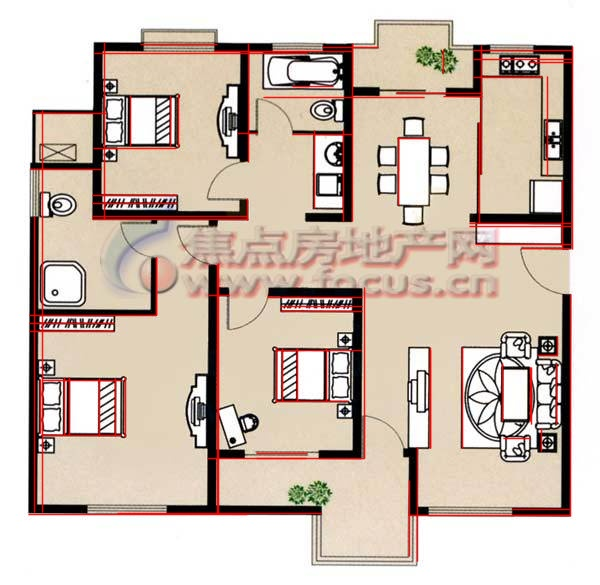
//> input picture 识别/3.jpg, 600 x 585 px, given in place of 4.jpg, which was not available
$ ./test1   (built with g++ and OpenCV 4)
//> lines starting //> are read from the running program, lines starting //| are printed output that depends on the picture; after the words box and inside, x2 and y2 are one past the last pixel; in counts of white or black regions, pixels touching at a corner belong together; pictures that were not available may be replaced by others from this repository, and a replacement may not be noted
/* This is a standalone program. Pass an image name as a first parameter of the program.

   Switch between standard and probabilistic Hough transform by changing "#if 1" to "#if 0" and back */

#include <cv.h>

#include <highgui.h>

#include <math.h>

#include<iostream>


int main(int argc, char** argv)

{

    //const char* filename = argc >= 2 ? argv[1] : "pic1.png";

    IplImage* src = cvLoadImage( "E:\\terry\\4.jpg", 0);
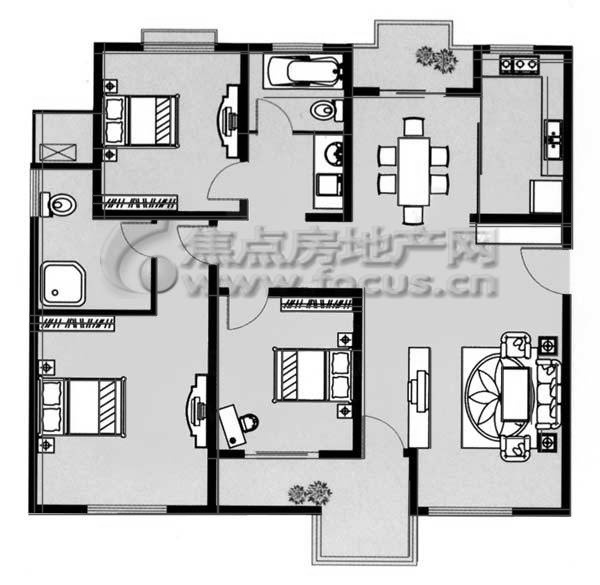
//> src: 585 rows x 600 cols, CV_8UC1; min 0, max 255, mean 195.9

    IplImage* dst;

    IplImage* color_dst;

    CvMemStorage* storage = cvCreateMemStorage(0);

    CvSeq* lines = 0;

    int i;


    if( !src )

        return -1;


    dst = cvCreateImage( cvGetSize(src), 8, 1 );

    color_dst = cvCreateImage( cvGetSize(src), 8, 3 );


    cvCanny( src, dst, 50, 200, 3 );
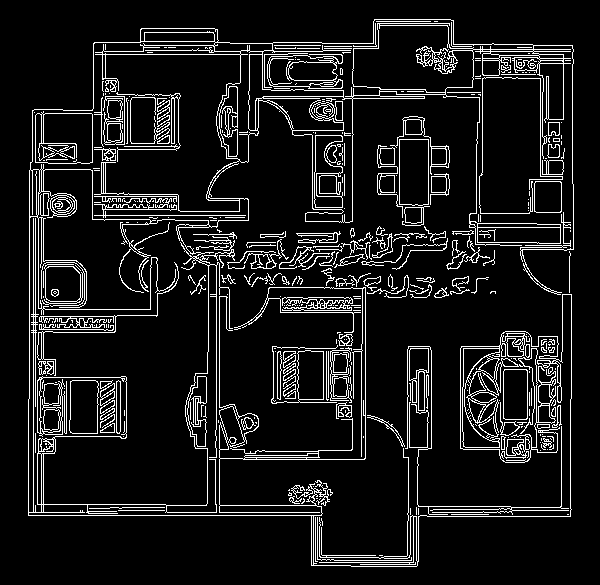
//> dst: 585 rows x 600 cols, CV_8UC1; 9.8% white in thin lines or dots, all inside (x1, y1, x2, y2) = (28, 19, 574, 567)

    cvCvtColor( dst, color_dst, CV_GRAY2BGR );

#if 0

    lines = cvHoughLines2( dst, storage, CV_HOUGH_STANDARD, 1, CV_PI/180, 100, 0, 0 );


    for( i = 0; i < MIN(lines->total,100); i++ )

    {

        float* line = (float*)cvGetSeqElem(lines,i);

        float rho = line[0];

        float theta = line[1];

        CvPoint pt1, pt2;

        double a = cos(theta), b = sin(theta);

        double x0 = a*rho, y0 = b*rho;

        pt1.x = cvRound(x0 + 1000*(-b));

        pt1.y = cvRound(y0 + 1000*(a));

        pt2.x = cvRound(x0 - 1000*(-b));

        pt2.y = cvRound(y0 - 1000*(a));

        cvLine( color_dst, pt1, pt2, CV_RGB(255,0,0), 3, CV_AA, 0 );

    }

#else

    lines = cvHoughLines2( dst, storage, CV_HOUGH_PROBABILISTIC, 1, CV_PI/180, 20, 10, 8 );
//> lines = 1317 items

    for( i = 0; i < lines->total; i++ )

    {

        CvPoint* line = (CvPoint*)cvGetSeqElem(lines,i);

        cvLine( color_dst, line[0], line[1], CV_RGB(255,0,0), 3, CV_AA, 0 );

		cout<<"Line"<<i<<":"<<endl;
//> (this line was passed over: cout is not available in this run)
		cout<<"x1:"<<line[0].x<<"  "<<"y1:"<<line[0].y<<endl;
//> (this line was passed over: cout is not available in this run)
		cout<<"x2:"<<line[1].x<<"  "<<"y2:"<<line[1].y<<endl;
//> (this line was passed over: cout is not available in this run)
		cout<<endl;
//> (this line was passed over: cout is not available in this run)

    }
//> this loop made 1317 passes
//> pass 1, `cvLine( color_dst, line[0], line[1], CV_RGB(255,0,0), 3, CV_AA, 0 );`:
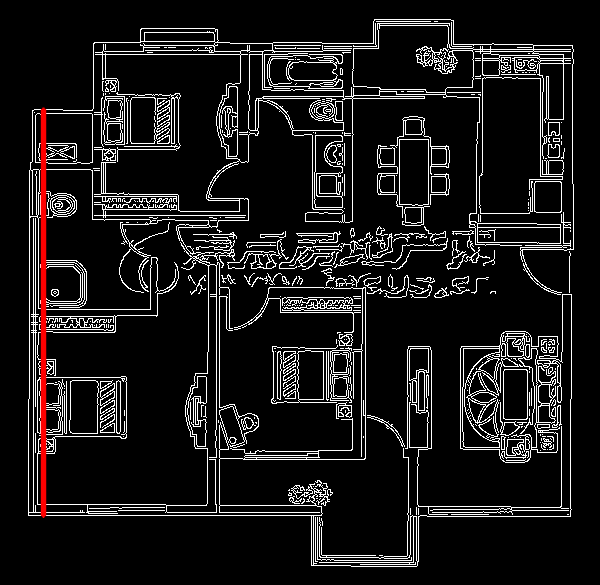
//> color_dst: 585 rows x 600 cols, CV_8UC3; mean B, G, R 24.5, 24.5, 26.1
//> pass 2, `cvLine( color_dst, line[0], line[1], CV_RGB(255,0,0), 3, CV_AA, 0 );`:
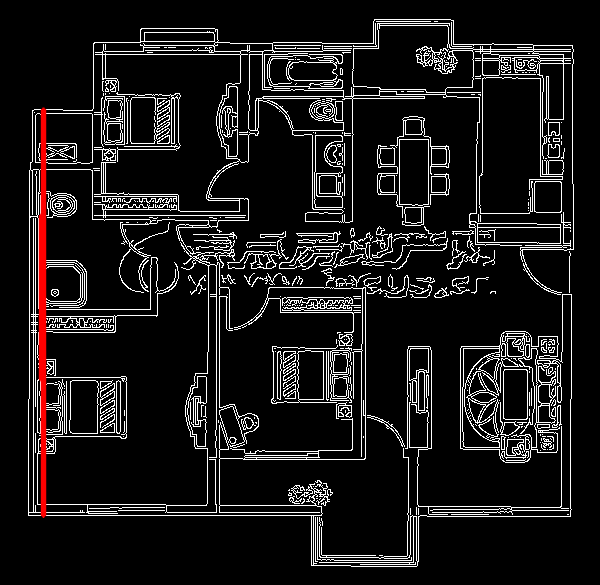
//> color_dst: 585 rows x 600 cols, CV_8UC3; 0.14% of pixels changed, all inside (x1, y1, x2, y2) = (38, 213, 41, 382)
//> pass 3, `cvLine( color_dst, line[0], line[1], CV_RGB(255,0,0), 3, CV_AA, 0 );`:
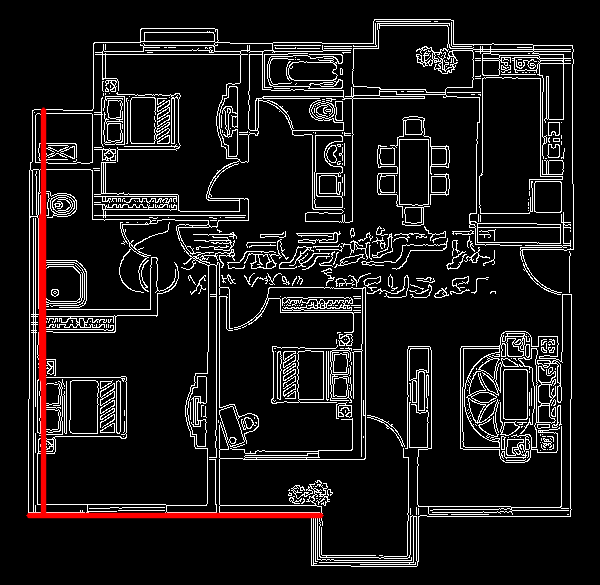
//> color_dst: 585 rows x 600 cols, CV_8UC3; 0.58% of pixels changed, all inside (x1, y1, x2, y2) = (25, 512, 325, 519)
//> after the loop:
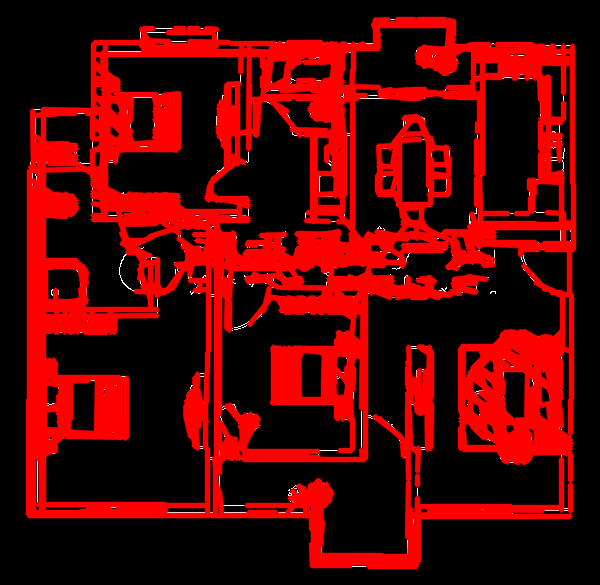
//> color_dst: 585 rows x 600 cols, CV_8UC3; mean B, G, R 1, 1, 86.5

#endif

    cvNamedWindow( "Source", 1 );

    cvShowImage( "Source", src );


    cvNamedWindow( "Hough", 1 );

    cvShowImage( "Hough", color_dst );


    cvWaitKey(0);


    return 0;

}

$ run again, on 识别/5.jpg
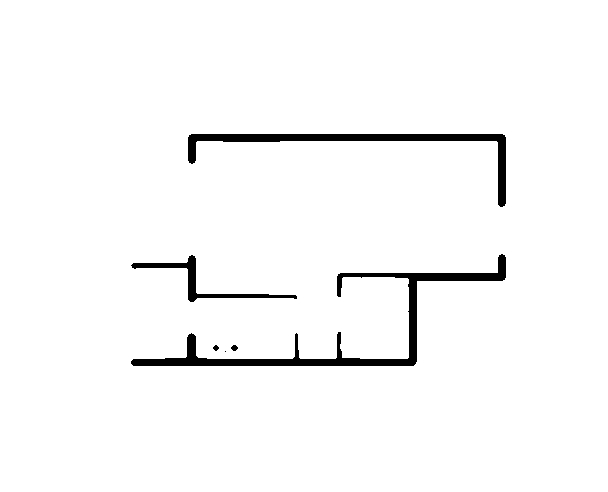
//> input picture 识别/5.jpg, 608 x 492 px, given in place of 4.jpg, which was not available
//> src is the input picture: 492 rows x 608 cols, CV_8UC1; min 0, max 255, mean 247.8
//> `cvCanny( src, dst, 50, 200, 3 );`:
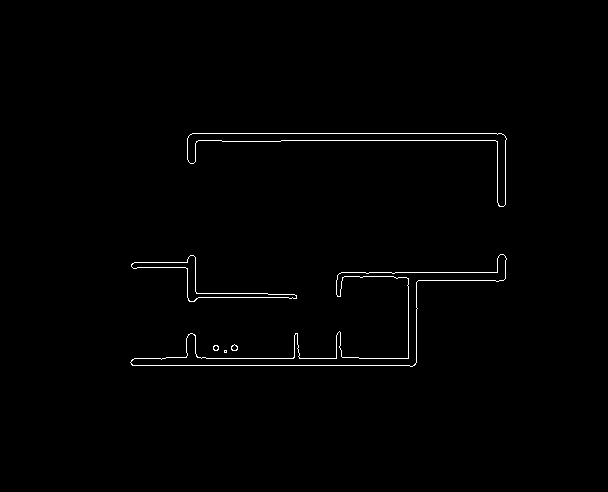
//> dst: 492 rows x 608 cols, CV_8UC1; 0.85% white in thin lines or dots, all inside (x1, y1, x2, y2) = (130, 133, 507, 367)
//> lines = 34 items
//> the loop `for( i = 0; i < lines->total; i++ )` made 34 passes
//> after the loop `for( i = 0; i < lines->total; i++ )`:
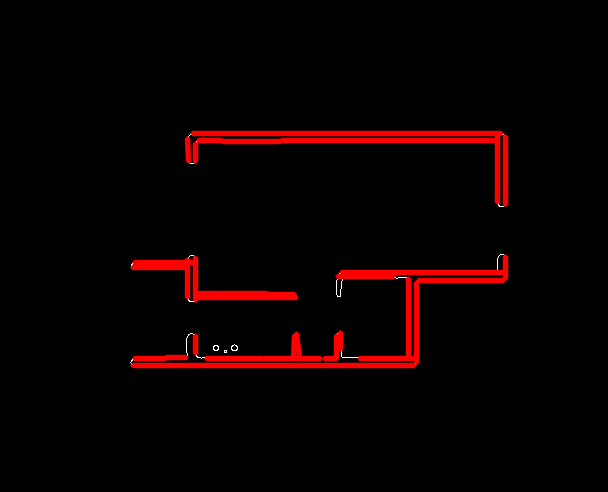
//> color_dst: 492 rows x 608 cols, CV_8UC3; mean B, G, R 0.2, 0.2, 10.6

$ run again, on 识别/2.png
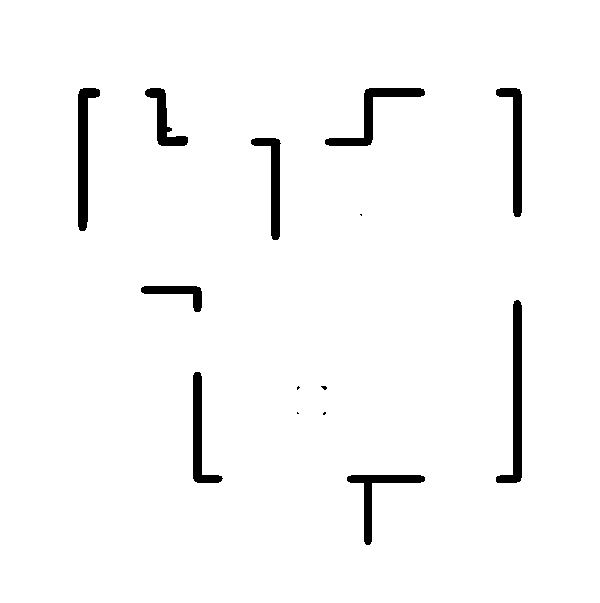
//> input picture 识别/2.png, 600 x 603 px, given in place of 4.jpg, which was not available
//> src: 603 rows x 600 cols, CV_8UC1; 97.1% white; 14 black regions (5 under 20 px), largest, box (x1, y1, x2, y2) and area: (496, 300, 522, 483) 1753, (78, 88, 100, 231) 1510, (496, 88, 522, 217) 1283
//> `cvCanny( src, dst, 50, 200, 3 );`:
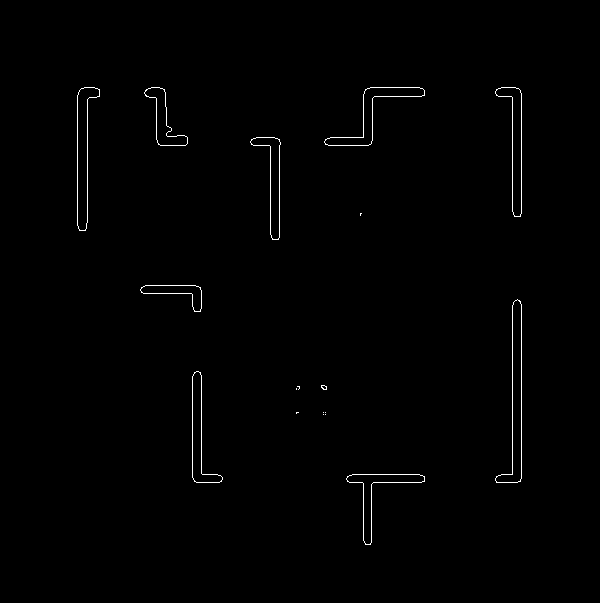
//> dst: 603 rows x 600 cols, CV_8UC1; 0.69% white in thin lines or dots, all inside (x1, y1, x2, y2) = (77, 87, 522, 545)
//> lines = 37 items
//> the loop `for( i = 0; i < lines->total; i++ )` made 37 passes
//> after the loop `for( i = 0; i < lines->total; i++ )`:
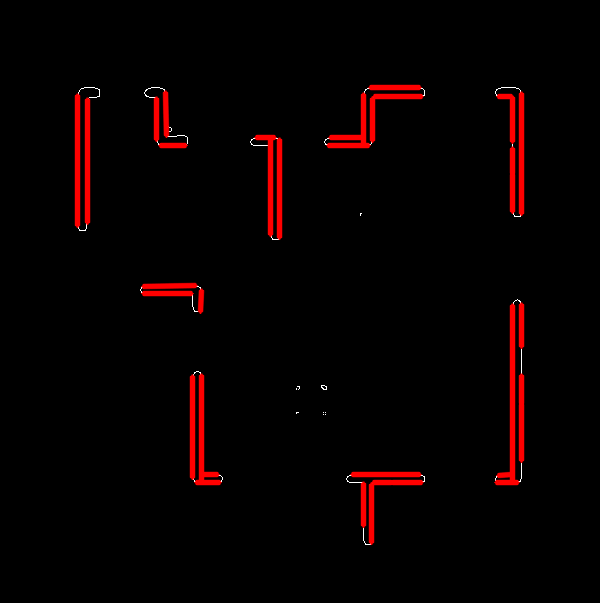
//> color_dst: 603 rows x 600 cols, CV_8UC3; mean B, G, R 0.3, 0.3, 8.2
